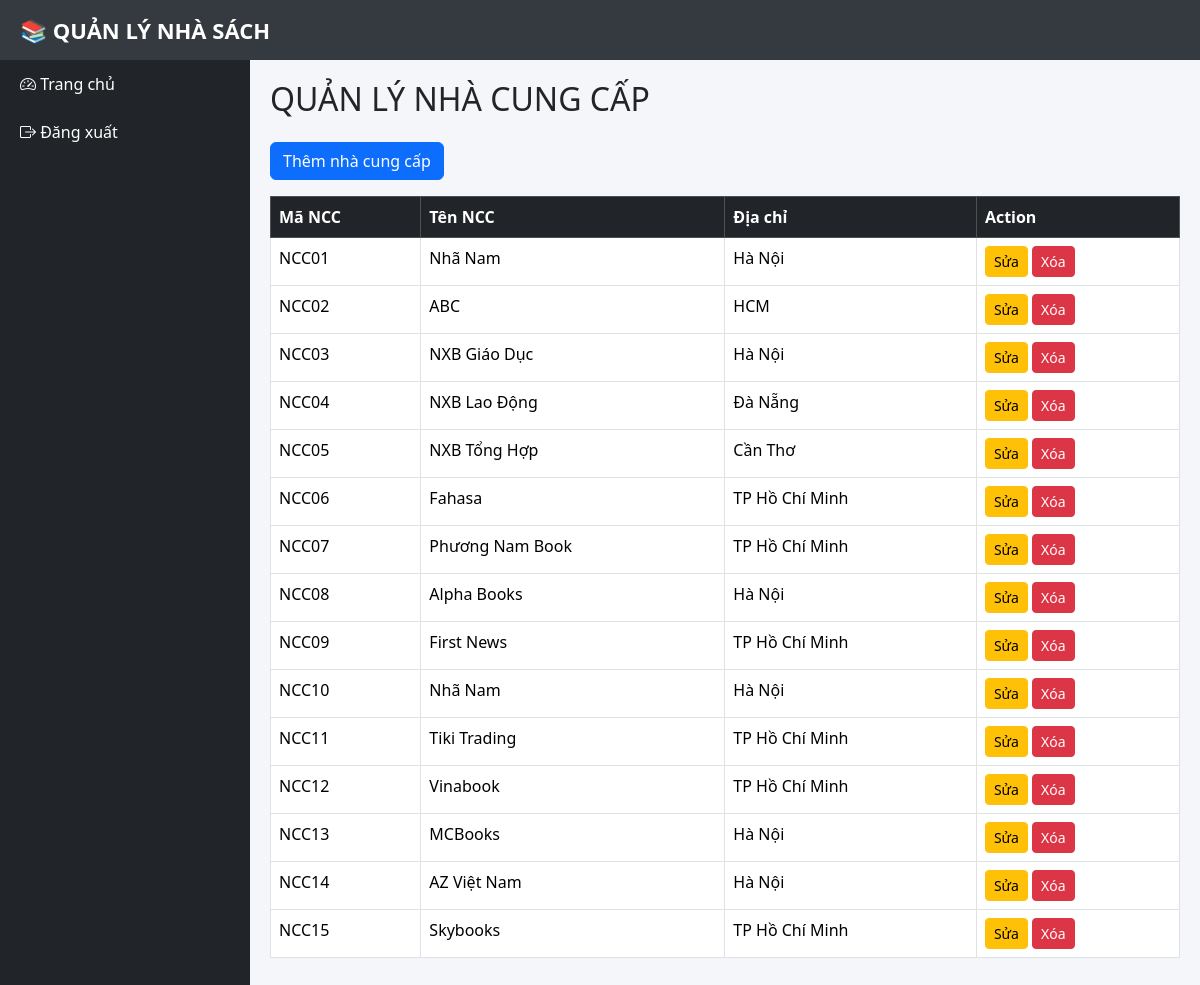
The app's page /nhacungcap/index.php with its own data.
### tables this page shows
CREATE TABLE `nhacungcap` (
  `MaNCC` varchar(20) NOT NULL,
  `TenNCC` varchar(100) DEFAULT NULL,
  `DiaChi` varchar(255) DEFAULT NULL
);

### nhacungcap/index.php (the view, shortened to what this page needs)
<?php
include("../layout/header.php");
include("../layout/sidebar.php");
$sql = "SELECT * FROM NHACUNGCAP";
$result = mysqli_query($conn, $sql);
?>
<div class="content">
<h2 class="mb-4">
    QUẢN LÝ NHÀ CUNG CẤP
</h2>
<a href="them.php"
class="btn btn-primary mb-3">
    Thêm nhà cung cấp
</a>
<table class="table table-bordered table-hover">
<tr class="table-dark">
<th>Mã NCC</th>
<th>Tên NCC</th>
<th>Địa chỉ</th>
<th>Action</th>
</tr>
<?php while($row = mysqli_fetch_assoc($result)){ ?>
<tr>
<td><?= $row['MaNCC'] ?></td>
<td><?= $row['TenNCC'] ?></td>
<td><?= $row['DiaChi'] ?></td>
<td>
<a href="sua.php?id=<?= $row['MaNCC'] ?>"
class="btn btn-warning btn-sm">
Sửa
</a>
<a href="xoa.php?id=<?= $row['MaNCC'] ?>"
class="btn btn-danger btn-sm"
onclick="return confirm('Xóa nhà cung cấp?')">
Xóa
</a>
</td>
</tr>
<?php } ?>
</table>
</div>
<?php
include("../layout/footer.php");
?>

### layout/header.php (style rules this page uses)
body { margin:0; background:#f4f6f9; }
.content { margin-left:250px; margin-top:60px; padding:20px; }

### records on screen
nhacungcap: MaNCC "NCC01", TenNCC "Nhã Nam", DiaChi "Hà Nội"
nhacungcap: MaNCC "NCC02", TenNCC "ABC", DiaChi "HCM"
nhacungcap: MaNCC "NCC03", TenNCC "NXB Giáo Dục", DiaChi "Hà Nội"
nhacungcap: MaNCC "NCC04", TenNCC "NXB Lao Động", DiaChi "Đà Nẵng"
nhacungcap: MaNCC "NCC05", TenNCC "NXB Tổng Hợp", DiaChi "Cần Thơ"
nhacungcap: MaNCC "NCC06", TenNCC "Fahasa", DiaChi "TP Hồ Chí Minh"
nhacungcap: MaNCC "NCC07", TenNCC "Phương Nam Book", DiaChi "TP Hồ Chí Minh"
nhacungcap: MaNCC "NCC08", TenNCC "Alpha Books", DiaChi "Hà Nội"
nhacungcap: MaNCC "NCC09", TenNCC "First News", DiaChi "TP Hồ Chí Minh"
nhacungcap: MaNCC "NCC10", TenNCC "Nhã Nam", DiaChi "Hà Nội"
nhacungcap: MaNCC "NCC11", TenNCC "Tiki Trading", DiaChi "TP Hồ Chí Minh"
nhacungcap: MaNCC "NCC12", TenNCC "Vinabook", DiaChi "TP Hồ Chí Minh"
nhacungcap: MaNCC "NCC13", TenNCC "MCBooks", DiaChi "Hà Nội"
nhacungcap: MaNCC "NCC14", TenNCC "AZ Việt Nam", DiaChi "Hà Nội"
nhacungcap: MaNCC "NCC15", TenNCC "Skybooks", DiaChi "TP Hồ Chí Minh"
